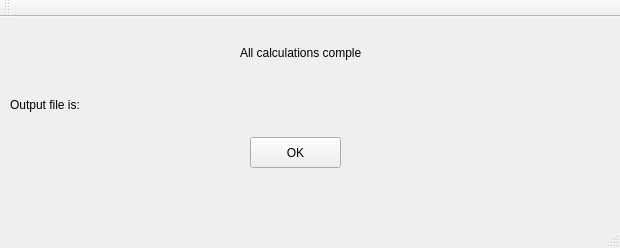
<?xml version="1.0" encoding="UTF-8"?>
<ui version="4.0">
 <class>TableResult</class>
 <widget class="QMainWindow" name="TableResult">
  <property name="geometry">
   <rect>
    <x>0</x>
    <y>0</y>
    <width>620</width>
    <height>248</height>
   </rect>
  </property>
  <property name="windowTitle">
   <string>TableResult</string>
  </property>
  <widget class="QWidget" name="centralWidget">
   <widget class="QPushButton" name="pushButton">
    <property name="geometry">
     <rect>
      <x>250</x>
      <y>120</y>
      <width>91</width>
      <height>31</height>
     </rect>
    </property>
    <property name="text">
     <string>OK</string>
    </property>
   </widget>
   <widget class="QLabel" name="label">
    <property name="geometry">
     <rect>
      <x>240</x>
      <y>20</y>
      <width>121</width>
      <height>31</height>
     </rect>
    </property>
    <property name="text">
     <string>All calculations complete</string>
    </property>
   </widget>
   <widget class="QLabel" name="label_2">
    <property name="geometry">
     <rect>
      <x>10</x>
      <y>80</y>
      <width>71</width>
      <height>16</height>
     </rect>
    </property>
    <property name="text">
     <string>Output file is: </string>
    </property>
   </widget>
   <widget class="QLabel" name="label_3">
    <property name="geometry">
     <rect>
      <x>100</x>
      <y>60</y>
      <width>501</width>
      <height>51</height>
     </rect>
    </property>
    <property name="text">
     <string/>
    </property>
    <property name="scaledContents">
     <bool>true</bool>
    </property>
   </widget>
  </widget>
  <widget class="QMenuBar" name="menuBar">
   <property name="geometry">
    <rect>
     <x>0</x>
     <y>0</y>
     <width>620</width>
     <height>21</height>
    </rect>
   </property>
  </widget>
  <widget class="QToolBar" name="mainToolBar">
   <attribute name="toolBarArea">
    <enum>TopToolBarArea</enum>
   </attribute>
   <attribute name="toolBarBreak">
    <bool>false</bool>
   </attribute>
  </widget>
  <widget class="QStatusBar" name="statusBar"/>
 </widget>
 <layoutdefault spacing="6" margin="11"/>
 <resources/>
 <connections/>
</ui>
